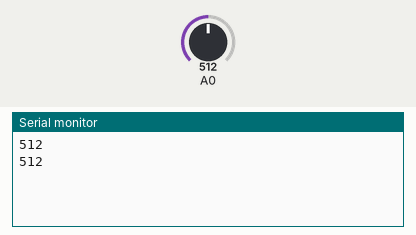
Bench run of a sketch on a simulated Arduino Uno, built with avr-gcc and run on an emulated ATmega328P. On the bench: the last lines printed to the serial monitor. The test bench sets the inputs (shaded band); at power-on: A0 = 512.

Above: at 1.8 s.
1.9 s: A0 set to 716
At 2.6 s:
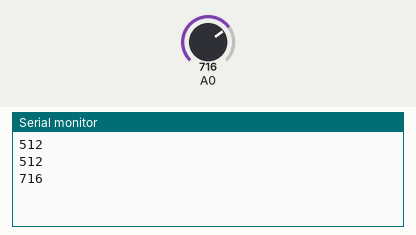
3.4 s: A0 set to 900
At 4.8 s:
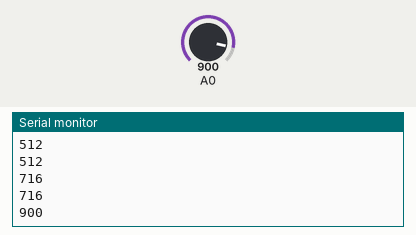
Timing chart, 0 to 6.4 s (numbered marks = the images above; inputs shaded):
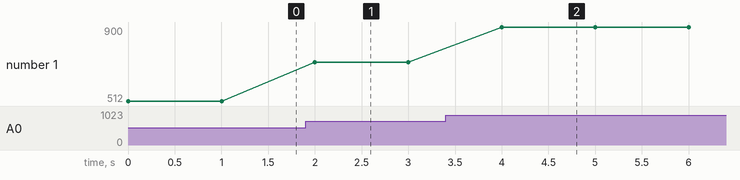

Measured:
- after the input at 1.9 s, the serial monitor: prints a new line after 0.10 s (image 1)
- after the input at 3.4 s, the serial monitor: prints a new line after 0.60 s (image 2)
- plotted number 1: 512 → 716 after the input at 1.9 s, 716 → 900 after the input at 3.4 s

The sketch:

potentiometer1.ino
```cpp
void setup()
{
  pinMode(0,INPUT);
  Serial.begin(9600);
}

void loop()
{
  Serial.println(analogRead(0));
  delay(1000);
}
```
